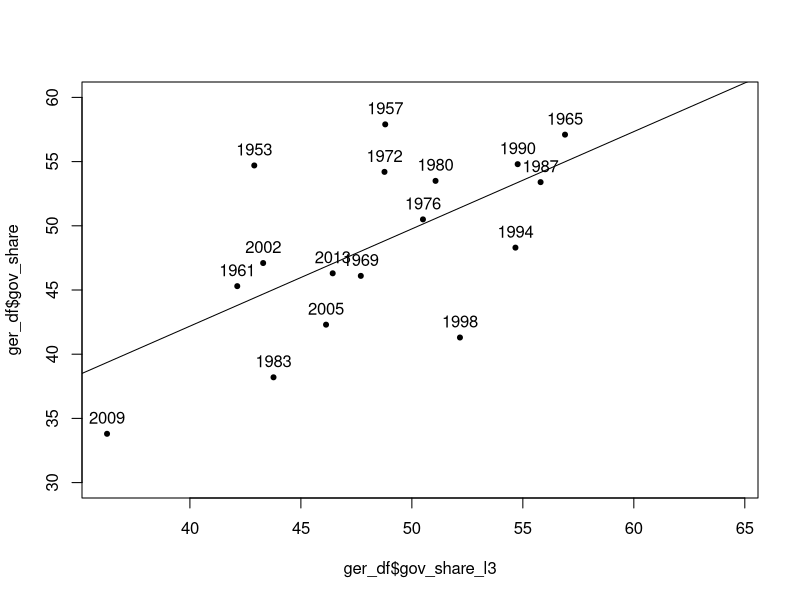
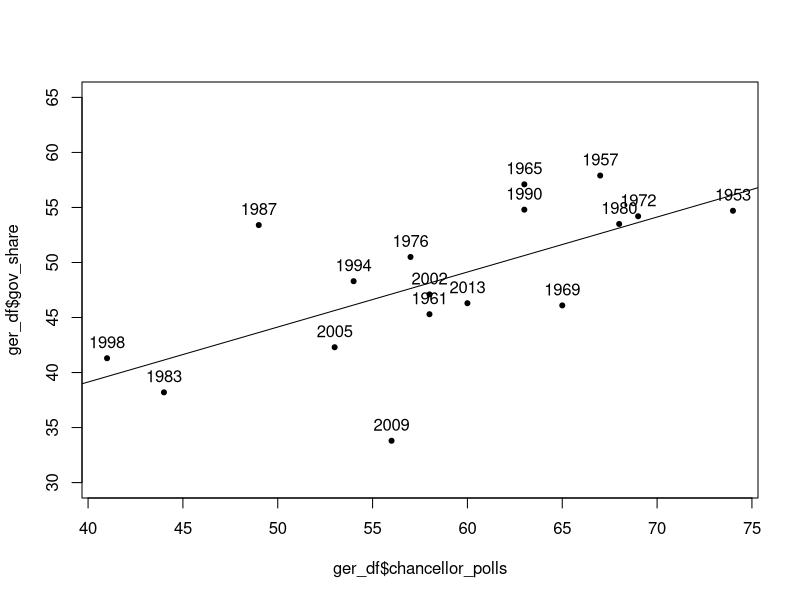
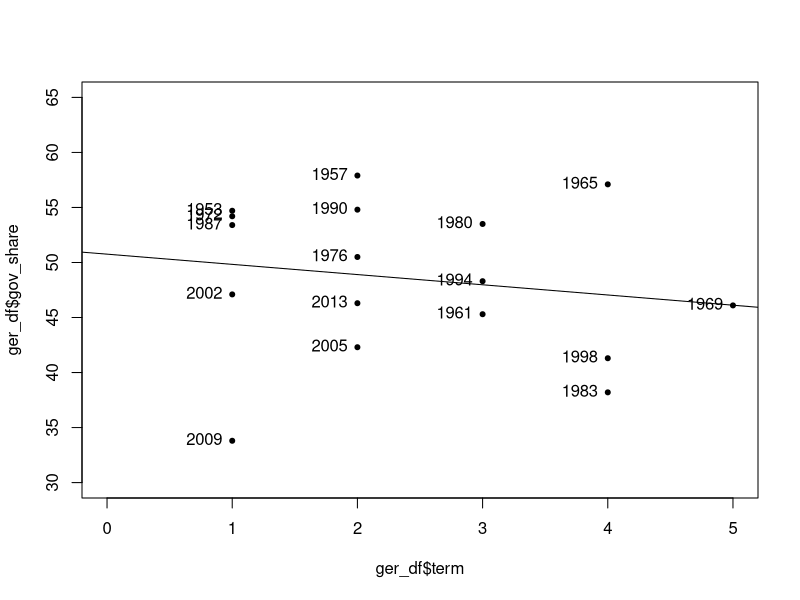
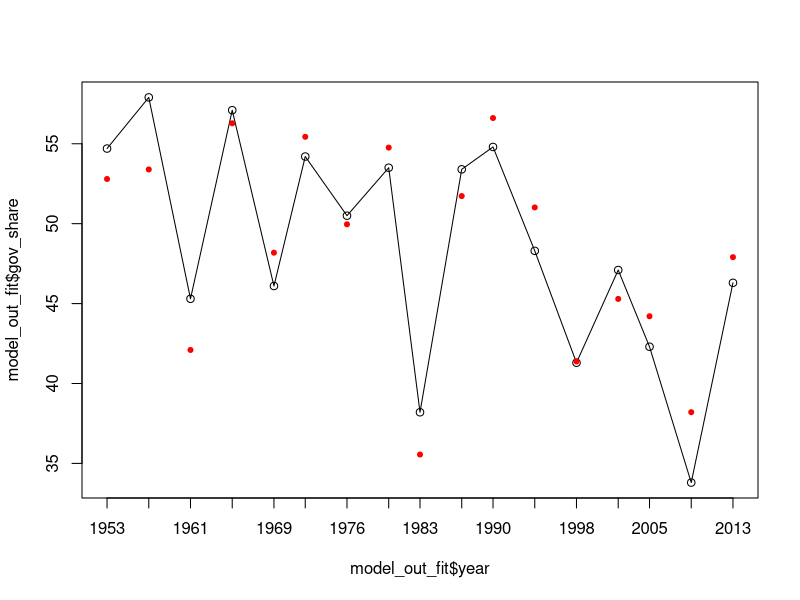

Write R code to recreate these figures, in order.
### ----------------------------------------------------------
### election forecasting
### simon munzert
### ----------------------------------------------------------

# get packages
p_needed <- c("haven", "plyr", "dplyr", "magrittr","broom")
packages <- rownames(installed.packages())
p_to_install <- p_needed[!(p_needed %in% packages)]
if (length(p_to_install) > 0) {
  install.packages(p_to_install)
}
lapply(p_needed, require, character.only = TRUE)


# import historical data
ger_df <- read_dta("data/ger_nat.dta")
names(ger_df)
head(ger_df)

# inspect relationships between variables
plot(ger_df$gov_share_l3, ger_df$gov_share, pch = 20, ylim = c(30, 60))
abline(lm(gov_share ~ gov_share_l3, data = ger_df))
text(ger_df$gov_share_l3, ger_df$gov_share, labels = ger_df$year, pos = 3)

plot(ger_df$chancellor_polls, ger_df$gov_share, pch = 20, ylim = c(30, 65))
abline(lm(gov_share ~ chancellor_polls, data = ger_df))
text(ger_df$chancellor_polls, ger_df$gov_share, labels = ger_df$year, pos = 3)

plot(ger_df$term, ger_df$gov_share, pch = 20, ylim = c(30, 65))
abline(lm(gov_share ~ term, data = ger_df))
text(ger_df$term, ger_df$gov_share, labels = ger_df$year, pos = 2)

# run model
model_out <- lm(gov_share ~ gov_share_l3 + chancellor_polls + term, data = ger_df)
#model_out <- lm(gov_share ~ gov_share_l3 + chancellor_polls + term + chancellor, data = ger_df)
#model_out <- lm(gov_share ~ gov_share_l3 + chancellor_polls + term + chancellor*unemp, data = ger_df)
#model_out <- lm(gov_share ~ gov_share_l3 + chancellor_polls + term, data = filter(ger_df, year < 2013))
summary(model_out)

# evaluate fit
model_out_fit <- augment(model_out)
model_out_fit$year <- ger_df$year[2:18]
plot(model_out_fit$year, model_out_fit$gov_share, type = "o", xaxt = "n")
axis(1, model_out_fit$year, model_out_fit$year)
points(model_out_fit$year, model_out_fit$.fitted, col = "red", pch = 20)

# 2013 forecast, with and without prediction intervals
augment(model_out, newdata = filter(ger_df, year == 2013))
predict(model_out, filter(ger_df, year == 2013), se.fit = TRUE, interval = "confidence")
predict(model_out, filter(ger_df, year == 2013), se.fit = TRUE, interval = "prediction")

# true value: CDU/CSU 41.5, FDP 4.8 --> 46.3


# chancellor model
# stim = - 5.93 + 0.75*part + 0.38*kan - 1.52*amt
#
# stim: vote share of governing parties
# part: long-term party support (rolling average, last three elections)
# kan: chancellor support (average from polls, excluding undecided respondents, one and two months before election)
# amt: term a government is running


# forecasting funtion
gn.model <- function(part = 0, kan = 0, amt = 0, model = "2005") {
  if (model=="2005") { 
    stim <-  -5.93 + 0.75*part + 0.38*kan - 1.52*amt } # formula from Gschwend/Norpoth 2005
  else stim <-  -5.6  + 0.75*part + 0.38*kan - 1.5*amt    # formula from Norpoth/Gschwend 2010
  return(stim)
} 
gn.model()
gn.model(part = 45, kan = 60, amt = 3)

